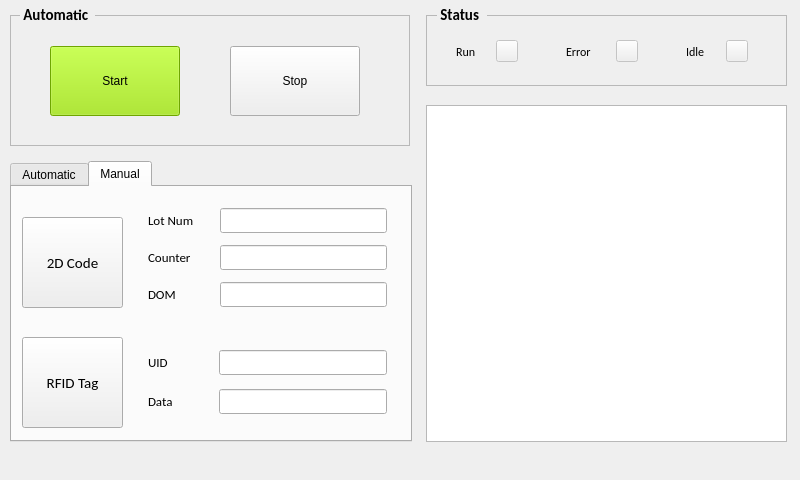
<?xml version="1.0" encoding="UTF-8"?>
<ui version="4.0">
 <class>window_main</class>
 <widget class="QMainWindow" name="window_main">
  <property name="geometry">
   <rect>
    <x>0</x>
    <y>0</y>
    <width>800</width>
    <height>480</height>
   </rect>
  </property>
  <property name="sizePolicy">
   <sizepolicy hsizetype="Fixed" vsizetype="Fixed">
    <horstretch>0</horstretch>
    <verstretch>0</verstretch>
   </sizepolicy>
  </property>
  <property name="maximumSize">
   <size>
    <width>800</width>
    <height>480</height>
   </size>
  </property>
  <property name="cursor">
   <cursorShape>BlankCursor</cursorShape>
  </property>
  <property name="windowTitle">
   <string>MainWindow</string>
  </property>
  <widget class="QWidget" name="centralWidget">
   <property name="sizePolicy">
    <sizepolicy hsizetype="Preferred" vsizetype="Fixed">
     <horstretch>0</horstretch>
     <verstretch>0</verstretch>
    </sizepolicy>
   </property>
   <property name="cursor">
    <cursorShape>BlankCursor</cursorShape>
   </property>
   <widget class="QFrame" name="frame_auto">
    <property name="geometry">
     <rect>
      <x>10</x>
      <y>15</y>
      <width>400</width>
      <height>131</height>
     </rect>
    </property>
    <property name="styleSheet">
     <string notr="true"/>
    </property>
    <property name="frameShape">
     <enum>QFrame::StyledPanel</enum>
    </property>
    <property name="frameShadow">
     <enum>QFrame::Plain</enum>
    </property>
    <property name="lineWidth">
     <number>1</number>
    </property>
    <widget class="QPushButton" name="btn_auto_start">
     <property name="geometry">
      <rect>
       <x>40</x>
       <y>31</y>
       <width>130</width>
       <height>70</height>
      </rect>
     </property>
     <property name="autoFillBackground">
      <bool>false</bool>
     </property>
     <property name="styleSheet">
      <string notr="true">background-color: rgb(155, 232, 0);</string>
     </property>
     <property name="text">
      <string>Start</string>
     </property>
    </widget>
    <widget class="QPushButton" name="btn_auto_stop">
     <property name="geometry">
      <rect>
       <x>220</x>
       <y>31</y>
       <width>130</width>
       <height>70</height>
      </rect>
     </property>
     <property name="text">
      <string>Stop</string>
     </property>
    </widget>
   </widget>
   <widget class="QFrame" name="frame_status">
    <property name="geometry">
     <rect>
      <x>426</x>
      <y>15</y>
      <width>361</width>
      <height>71</height>
     </rect>
    </property>
    <property name="frameShape">
     <enum>QFrame::StyledPanel</enum>
    </property>
    <widget class="QLabel" name="lbl_run">
     <property name="geometry">
      <rect>
       <x>30</x>
       <y>25</y>
       <width>31</width>
       <height>23</height>
      </rect>
     </property>
     <property name="font">
      <font>
       <family>Calibri</family>
       <pointsize>9</pointsize>
      </font>
     </property>
     <property name="text">
      <string>Run</string>
     </property>
    </widget>
    <widget class="QPushButton" name="btn_status_run">
     <property name="enabled">
      <bool>false</bool>
     </property>
     <property name="geometry">
      <rect>
       <x>70</x>
       <y>25</y>
       <width>22</width>
       <height>22</height>
      </rect>
     </property>
     <property name="sizePolicy">
      <sizepolicy hsizetype="Fixed" vsizetype="Fixed">
       <horstretch>0</horstretch>
       <verstretch>0</verstretch>
      </sizepolicy>
     </property>
     <property name="text">
      <string/>
     </property>
    </widget>
    <widget class="QLabel" name="lbl_idle">
     <property name="geometry">
      <rect>
       <x>260</x>
       <y>25</y>
       <width>31</width>
       <height>23</height>
      </rect>
     </property>
     <property name="font">
      <font>
       <family>Calibri</family>
       <pointsize>9</pointsize>
      </font>
     </property>
     <property name="text">
      <string>Idle</string>
     </property>
    </widget>
    <widget class="QLabel" name="lbl_error">
     <property name="geometry">
      <rect>
       <x>140</x>
       <y>25</y>
       <width>41</width>
       <height>23</height>
      </rect>
     </property>
     <property name="font">
      <font>
       <family>Calibri</family>
       <pointsize>9</pointsize>
      </font>
     </property>
     <property name="text">
      <string>Error</string>
     </property>
    </widget>
    <widget class="QPushButton" name="btn_status_err">
     <property name="enabled">
      <bool>false</bool>
     </property>
     <property name="geometry">
      <rect>
       <x>190</x>
       <y>25</y>
       <width>22</width>
       <height>22</height>
      </rect>
     </property>
     <property name="sizePolicy">
      <sizepolicy hsizetype="Fixed" vsizetype="Fixed">
       <horstretch>0</horstretch>
       <verstretch>0</verstretch>
      </sizepolicy>
     </property>
     <property name="text">
      <string/>
     </property>
    </widget>
    <widget class="QPushButton" name="btn_status_idle">
     <property name="enabled">
      <bool>false</bool>
     </property>
     <property name="geometry">
      <rect>
       <x>300</x>
       <y>25</y>
       <width>22</width>
       <height>22</height>
      </rect>
     </property>
     <property name="sizePolicy">
      <sizepolicy hsizetype="Fixed" vsizetype="Fixed">
       <horstretch>0</horstretch>
       <verstretch>0</verstretch>
      </sizepolicy>
     </property>
     <property name="text">
      <string/>
     </property>
    </widget>
   </widget>
   <widget class="QLabel" name="lbl_frame_auto">
    <property name="geometry">
     <rect>
      <x>20</x>
      <y>7</y>
      <width>75</width>
      <height>16</height>
     </rect>
    </property>
    <property name="font">
     <font>
      <family>Calibri</family>
      <pointsize>11</pointsize>
      <weight>75</weight>
      <bold>true</bold>
     </font>
    </property>
    <property name="autoFillBackground">
     <bool>true</bool>
    </property>
    <property name="frameShape">
     <enum>QFrame::NoFrame</enum>
    </property>
    <property name="text">
     <string> Automatic </string>
    </property>
   </widget>
   <widget class="QLabel" name="lbl_frame_status">
    <property name="geometry">
     <rect>
      <x>437</x>
      <y>7</y>
      <width>50</width>
      <height>16</height>
     </rect>
    </property>
    <property name="font">
     <font>
      <family>Calibri</family>
      <pointsize>11</pointsize>
      <weight>75</weight>
      <bold>true</bold>
     </font>
    </property>
    <property name="autoFillBackground">
     <bool>true</bool>
    </property>
    <property name="frameShape">
     <enum>QFrame::NoFrame</enum>
    </property>
    <property name="text">
     <string> Status</string>
    </property>
   </widget>
   <widget class="QTabWidget" name="tabWidget">
    <property name="geometry">
     <rect>
      <x>10</x>
      <y>161</y>
      <width>402</width>
      <height>281</height>
     </rect>
    </property>
    <property name="cursor">
     <cursorShape>BlankCursor</cursorShape>
    </property>
    <property name="tabPosition">
     <enum>QTabWidget::North</enum>
    </property>
    <property name="currentIndex">
     <number>1</number>
    </property>
    <widget class="QWidget" name="tab">
     <attribute name="title">
      <string>Automatic</string>
     </attribute>
     <widget class="QLabel" name="lbl_9">
      <property name="geometry">
       <rect>
        <x>298</x>
        <y>60</y>
        <width>16</width>
        <height>16</height>
       </rect>
      </property>
      <property name="font">
       <font>
        <family>Calibri</family>
        <pointsize>7</pointsize>
       </font>
      </property>
      <property name="layoutDirection">
       <enum>Qt::LeftToRight</enum>
      </property>
      <property name="text">
       <string>9</string>
      </property>
      <property name="alignment">
       <set>Qt::AlignCenter</set>
      </property>
      <property name="indent">
       <number>0</number>
      </property>
     </widget>
     <widget class="QLabel" name="lbl_10">
      <property name="geometry">
       <rect>
        <x>330</x>
        <y>60</y>
        <width>16</width>
        <height>16</height>
       </rect>
      </property>
      <property name="font">
       <font>
        <family>Calibri</family>
        <pointsize>7</pointsize>
       </font>
      </property>
      <property name="layoutDirection">
       <enum>Qt::LeftToRight</enum>
      </property>
      <property name="text">
       <string>10</string>
      </property>
      <property name="alignment">
       <set>Qt::AlignCenter</set>
      </property>
      <property name="indent">
       <number>0</number>
      </property>
     </widget>
     <widget class="QSlider" name="speed_slider">
      <property name="geometry">
       <rect>
        <x>32</x>
        <y>76</y>
        <width>315</width>
        <height>31</height>
       </rect>
      </property>
      <property name="sizePolicy">
       <sizepolicy hsizetype="Fixed" vsizetype="Fixed">
        <horstretch>0</horstretch>
        <verstretch>0</verstretch>
       </sizepolicy>
      </property>
      <property name="cursor">
       <cursorShape>BlankCursor</cursorShape>
      </property>
      <property name="minimum">
       <number>1</number>
      </property>
      <property name="maximum">
       <number>10</number>
      </property>
      <property name="singleStep">
       <number>1</number>
      </property>
      <property name="pageStep">
       <number>1</number>
      </property>
      <property name="value">
       <number>1</number>
      </property>
      <property name="sliderPosition">
       <number>1</number>
      </property>
      <property name="tracking">
       <bool>true</bool>
      </property>
      <property name="orientation">
       <enum>Qt::Horizontal</enum>
      </property>
      <property name="invertedControls">
       <bool>false</bool>
      </property>
      <property name="tickPosition">
       <enum>QSlider::TicksAbove</enum>
      </property>
      <property name="tickInterval">
       <number>1</number>
      </property>
     </widget>
     <widget class="QLabel" name="lbl_delay">
      <property name="geometry">
       <rect>
        <x>35</x>
        <y>26</y>
        <width>111</width>
        <height>16</height>
       </rect>
      </property>
      <property name="font">
       <font>
        <family>Calibri</family>
        <pointsize>10</pointsize>
       </font>
      </property>
      <property name="text">
       <string>Verzögerungszeit</string>
      </property>
     </widget>
     <widget class="QLabel" name="lbl_6">
      <property name="geometry">
       <rect>
        <x>200</x>
        <y>60</y>
        <width>16</width>
        <height>16</height>
       </rect>
      </property>
      <property name="font">
       <font>
        <family>Calibri</family>
        <pointsize>7</pointsize>
       </font>
      </property>
      <property name="layoutDirection">
       <enum>Qt::LeftToRight</enum>
      </property>
      <property name="text">
       <string>6</string>
      </property>
      <property name="alignment">
       <set>Qt::AlignCenter</set>
      </property>
      <property name="indent">
       <number>0</number>
      </property>
     </widget>
     <widget class="QLabel" name="lbl_4">
      <property name="geometry">
       <rect>
        <x>133</x>
        <y>60</y>
        <width>16</width>
        <height>16</height>
       </rect>
      </property>
      <property name="font">
       <font>
        <family>Calibri</family>
        <pointsize>7</pointsize>
       </font>
      </property>
      <property name="layoutDirection">
       <enum>Qt::LeftToRight</enum>
      </property>
      <property name="text">
       <string>4</string>
      </property>
      <property name="alignment">
       <set>Qt::AlignCenter</set>
      </property>
      <property name="indent">
       <number>0</number>
      </property>
     </widget>
     <widget class="QLabel" name="lbl_3">
      <property name="geometry">
       <rect>
        <x>101</x>
        <y>60</y>
        <width>16</width>
        <height>16</height>
       </rect>
      </property>
      <property name="font">
       <font>
        <family>Calibri</family>
        <pointsize>7</pointsize>
       </font>
      </property>
      <property name="layoutDirection">
       <enum>Qt::LeftToRight</enum>
      </property>
      <property name="text">
       <string>3</string>
      </property>
      <property name="alignment">
       <set>Qt::AlignCenter</set>
      </property>
      <property name="indent">
       <number>0</number>
      </property>
     </widget>
     <widget class="QLabel" name="lbl_7">
      <property name="geometry">
       <rect>
        <x>233</x>
        <y>60</y>
        <width>16</width>
        <height>16</height>
       </rect>
      </property>
      <property name="font">
       <font>
        <family>Calibri</family>
        <pointsize>7</pointsize>
       </font>
      </property>
      <property name="layoutDirection">
       <enum>Qt::LeftToRight</enum>
      </property>
      <property name="text">
       <string>7</string>
      </property>
      <property name="alignment">
       <set>Qt::AlignCenter</set>
      </property>
      <property name="indent">
       <number>0</number>
      </property>
     </widget>
     <widget class="QLabel" name="lbl_8">
      <property name="geometry">
       <rect>
        <x>266</x>
        <y>60</y>
        <width>16</width>
        <height>16</height>
       </rect>
      </property>
      <property name="font">
       <font>
        <family>Calibri</family>
        <pointsize>7</pointsize>
       </font>
      </property>
      <property name="layoutDirection">
       <enum>Qt::LeftToRight</enum>
      </property>
      <property name="text">
       <string>8</string>
      </property>
      <property name="alignment">
       <set>Qt::AlignCenter</set>
      </property>
      <property name="indent">
       <number>0</number>
      </property>
     </widget>
     <widget class="QCheckBox" name="chk_delay">
      <property name="geometry">
       <rect>
        <x>155</x>
        <y>26</y>
        <width>91</width>
        <height>17</height>
       </rect>
      </property>
      <property name="font">
       <font>
        <family>Calibri</family>
        <pointsize>10</pointsize>
       </font>
      </property>
      <property name="text">
       <string>Aktivieren</string>
      </property>
      <property name="checked">
       <bool>true</bool>
      </property>
     </widget>
     <widget class="QLabel" name="lbl_1">
      <property name="geometry">
       <rect>
        <x>37</x>
        <y>60</y>
        <width>16</width>
        <height>16</height>
       </rect>
      </property>
      <property name="font">
       <font>
        <family>Calibri</family>
        <pointsize>7</pointsize>
       </font>
      </property>
      <property name="layoutDirection">
       <enum>Qt::LeftToRight</enum>
      </property>
      <property name="text">
       <string>1</string>
      </property>
      <property name="alignment">
       <set>Qt::AlignCenter</set>
      </property>
      <property name="indent">
       <number>0</number>
      </property>
     </widget>
     <widget class="QLabel" name="lbl_5">
      <property name="geometry">
       <rect>
        <x>167</x>
        <y>60</y>
        <width>16</width>
        <height>16</height>
       </rect>
      </property>
      <property name="font">
       <font>
        <family>Calibri</family>
        <pointsize>7</pointsize>
       </font>
      </property>
      <property name="layoutDirection">
       <enum>Qt::LeftToRight</enum>
      </property>
      <property name="text">
       <string>5</string>
      </property>
      <property name="alignment">
       <set>Qt::AlignCenter</set>
      </property>
      <property name="indent">
       <number>0</number>
      </property>
     </widget>
     <widget class="QLabel" name="lbl_2">
      <property name="geometry">
       <rect>
        <x>69</x>
        <y>60</y>
        <width>16</width>
        <height>16</height>
       </rect>
      </property>
      <property name="font">
       <font>
        <family>Calibri</family>
        <pointsize>7</pointsize>
       </font>
      </property>
      <property name="layoutDirection">
       <enum>Qt::LeftToRight</enum>
      </property>
      <property name="text">
       <string>2</string>
      </property>
      <property name="alignment">
       <set>Qt::AlignCenter</set>
      </property>
      <property name="indent">
       <number>0</number>
      </property>
     </widget>
     <widget class="QPushButton" name="btn_calculate_speed">
      <property name="geometry">
       <rect>
        <x>30</x>
        <y>150</y>
        <width>111</width>
        <height>61</height>
       </rect>
      </property>
      <property name="text">
       <string>Zeit 
berechnen</string>
      </property>
     </widget>
     <widget class="QLineEdit" name="txt_speed_result">
      <property name="geometry">
       <rect>
        <x>170</x>
        <y>170</y>
        <width>61</width>
        <height>25</height>
       </rect>
      </property>
      <property name="sizePolicy">
       <sizepolicy hsizetype="Preferred" vsizetype="Maximum">
        <horstretch>0</horstretch>
        <verstretch>0</verstretch>
       </sizepolicy>
      </property>
      <property name="maximumSize">
       <size>
        <width>16777215</width>
        <height>25</height>
       </size>
      </property>
      <property name="font">
       <font>
        <family>Calibri</family>
        <pointsize>10</pointsize>
        <kerning>true</kerning>
       </font>
      </property>
      <property name="cursor">
       <cursorShape>BlankCursor</cursorShape>
      </property>
      <property name="readOnly">
       <bool>true</bool>
      </property>
     </widget>
     <widget class="QLabel" name="lbl_speed_result">
      <property name="geometry">
       <rect>
        <x>240</x>
        <y>170</y>
        <width>47</width>
        <height>25</height>
       </rect>
      </property>
      <property name="text">
       <string>[s]</string>
      </property>
     </widget>
    </widget>
    <widget class="QWidget" name="tab_2">
     <attribute name="title">
      <string>Manual</string>
     </attribute>
     <widget class="QWidget" name="gridLayoutWidget">
      <property name="geometry">
       <rect>
        <x>125</x>
        <y>10</y>
        <width>261</width>
        <height>121</height>
       </rect>
      </property>
      <layout class="QGridLayout" name="gridLayout">
       <property name="verticalSpacing">
        <number>12</number>
       </property>
       <item row="0" column="0">
        <widget class="QLabel" name="lbl_lot">
         <property name="font">
          <font>
           <family>Calibri</family>
           <pointsize>10</pointsize>
          </font>
         </property>
         <property name="text">
          <string>Lot Num</string>
         </property>
        </widget>
       </item>
       <item row="1" column="2">
        <widget class="QLineEdit" name="txt_counter">
         <property name="sizePolicy">
          <sizepolicy hsizetype="Expanding" vsizetype="Maximum">
           <horstretch>0</horstretch>
           <verstretch>0</verstretch>
          </sizepolicy>
         </property>
         <property name="maximumSize">
          <size>
           <width>16777215</width>
           <height>25</height>
          </size>
         </property>
         <property name="font">
          <font>
           <family>Calibri</family>
           <pointsize>10</pointsize>
           <kerning>true</kerning>
          </font>
         </property>
         <property name="cursor">
          <cursorShape>BlankCursor</cursorShape>
         </property>
         <property name="readOnly">
          <bool>true</bool>
         </property>
        </widget>
       </item>
       <item row="0" column="2">
        <widget class="QLineEdit" name="txt_lot">
         <property name="sizePolicy">
          <sizepolicy hsizetype="Preferred" vsizetype="Maximum">
           <horstretch>0</horstretch>
           <verstretch>0</verstretch>
          </sizepolicy>
         </property>
         <property name="maximumSize">
          <size>
           <width>16777215</width>
           <height>25</height>
          </size>
         </property>
         <property name="font">
          <font>
           <family>Calibri</family>
           <pointsize>10</pointsize>
           <kerning>true</kerning>
          </font>
         </property>
         <property name="cursor">
          <cursorShape>BlankCursor</cursorShape>
         </property>
         <property name="readOnly">
          <bool>true</bool>
         </property>
        </widget>
       </item>
       <item row="2" column="2">
        <widget class="QLineEdit" name="txt_dom">
         <property name="sizePolicy">
          <sizepolicy hsizetype="Expanding" vsizetype="Maximum">
           <horstretch>0</horstretch>
           <verstretch>0</verstretch>
          </sizepolicy>
         </property>
         <property name="maximumSize">
          <size>
           <width>16777215</width>
           <height>25</height>
          </size>
         </property>
         <property name="font">
          <font>
           <family>Calibri</family>
           <pointsize>10</pointsize>
           <kerning>true</kerning>
          </font>
         </property>
         <property name="cursor">
          <cursorShape>BlankCursor</cursorShape>
         </property>
         <property name="readOnly">
          <bool>true</bool>
         </property>
        </widget>
       </item>
       <item row="0" column="1">
        <spacer name="horizontalSpacer">
         <property name="orientation">
          <enum>Qt::Horizontal</enum>
         </property>
         <property name="sizeType">
          <enum>QSizePolicy::Fixed</enum>
         </property>
         <property name="sizeHint" stdset="0">
          <size>
           <width>20</width>
           <height>20</height>
          </size>
         </property>
        </spacer>
       </item>
       <item row="1" column="0">
        <widget class="QLabel" name="lbl_counter">
         <property name="font">
          <font>
           <family>Calibri</family>
           <pointsize>10</pointsize>
          </font>
         </property>
         <property name="text">
          <string>Counter</string>
         </property>
        </widget>
       </item>
       <item row="2" column="1">
        <spacer name="horizontalSpacer_3">
         <property name="orientation">
          <enum>Qt::Horizontal</enum>
         </property>
         <property name="sizeType">
          <enum>QSizePolicy::Fixed</enum>
         </property>
         <property name="sizeHint" stdset="0">
          <size>
           <width>20</width>
           <height>20</height>
          </size>
         </property>
        </spacer>
       </item>
       <item row="1" column="1">
        <spacer name="horizontalSpacer_2">
         <property name="orientation">
          <enum>Qt::Horizontal</enum>
         </property>
         <property name="sizeType">
          <enum>QSizePolicy::Fixed</enum>
         </property>
         <property name="sizeHint" stdset="0">
          <size>
           <width>20</width>
           <height>20</height>
          </size>
         </property>
        </spacer>
       </item>
       <item row="2" column="0">
        <widget class="QLabel" name="lbl_dom">
         <property name="font">
          <font>
           <family>Calibri</family>
           <pointsize>10</pointsize>
          </font>
         </property>
         <property name="text">
          <string>DOM</string>
         </property>
        </widget>
       </item>
      </layout>
     </widget>
     <widget class="QPushButton" name="btn_man_rfid">
      <property name="geometry">
       <rect>
        <x>10</x>
        <y>150</y>
        <width>101</width>
        <height>91</height>
       </rect>
      </property>
      <property name="font">
       <font>
        <family>Calibri</family>
        <pointsize>11</pointsize>
       </font>
      </property>
      <property name="text">
       <string>RFID Tag</string>
      </property>
     </widget>
     <widget class="QPushButton" name="btn_man_datamatrix">
      <property name="geometry">
       <rect>
        <x>10</x>
        <y>30</y>
        <width>101</width>
        <height>91</height>
       </rect>
      </property>
      <property name="font">
       <font>
        <family>Calibri</family>
        <pointsize>11</pointsize>
       </font>
      </property>
      <property name="text">
       <string>2D Code</string>
      </property>
     </widget>
     <widget class="QWidget" name="gridLayoutWidget_2">
      <property name="geometry">
       <rect>
        <x>125</x>
        <y>150</y>
        <width>261</width>
        <height>91</height>
       </rect>
      </property>
      <layout class="QGridLayout" name="gridLayout_2">
       <property name="verticalSpacing">
        <number>12</number>
       </property>
       <item row="0" column="0">
        <widget class="QLabel" name="lbl_uid">
         <property name="font">
          <font>
           <family>Calibri</family>
           <pointsize>10</pointsize>
          </font>
         </property>
         <property name="text">
          <string>UID</string>
         </property>
        </widget>
       </item>
       <item row="1" column="0">
        <widget class="QLabel" name="lbl_data">
         <property name="font">
          <font>
           <family>Calibri</family>
           <pointsize>10</pointsize>
          </font>
         </property>
         <property name="text">
          <string>Data</string>
         </property>
        </widget>
       </item>
       <item row="0" column="1">
        <spacer name="horizontalSpacer_4">
         <property name="orientation">
          <enum>Qt::Horizontal</enum>
         </property>
         <property name="sizeType">
          <enum>QSizePolicy::Fixed</enum>
         </property>
         <property name="sizeHint" stdset="0">
          <size>
           <width>40</width>
           <height>20</height>
          </size>
         </property>
        </spacer>
       </item>
       <item row="0" column="2">
        <widget class="QLineEdit" name="txt_uid">
         <property name="sizePolicy">
          <sizepolicy hsizetype="Expanding" vsizetype="Maximum">
           <horstretch>0</horstretch>
           <verstretch>0</verstretch>
          </sizepolicy>
         </property>
         <property name="maximumSize">
          <size>
           <width>16777215</width>
           <height>25</height>
          </size>
         </property>
         <property name="font">
          <font>
           <family>Calibri</family>
           <pointsize>10</pointsize>
           <kerning>true</kerning>
          </font>
         </property>
         <property name="cursor">
          <cursorShape>BlankCursor</cursorShape>
         </property>
         <property name="readOnly">
          <bool>true</bool>
         </property>
        </widget>
       </item>
       <item row="1" column="1">
        <spacer name="horizontalSpacer_6">
         <property name="orientation">
          <enum>Qt::Horizontal</enum>
         </property>
         <property name="sizeType">
          <enum>QSizePolicy::Fixed</enum>
         </property>
         <property name="sizeHint" stdset="0">
          <size>
           <width>40</width>
           <height>20</height>
          </size>
         </property>
        </spacer>
       </item>
       <item row="1" column="2">
        <widget class="QLineEdit" name="txt_data">
         <property name="sizePolicy">
          <sizepolicy hsizetype="Expanding" vsizetype="Maximum">
           <horstretch>0</horstretch>
           <verstretch>0</verstretch>
          </sizepolicy>
         </property>
         <property name="maximumSize">
          <size>
           <width>16777215</width>
           <height>25</height>
          </size>
         </property>
         <property name="font">
          <font>
           <family>Calibri</family>
           <pointsize>10</pointsize>
           <kerning>true</kerning>
          </font>
         </property>
         <property name="cursor">
          <cursorShape>BlankCursor</cursorShape>
         </property>
         <property name="readOnly">
          <bool>true</bool>
         </property>
        </widget>
       </item>
      </layout>
     </widget>
    </widget>
   </widget>
   <widget class="QTextEdit" name="txt_console">
    <property name="geometry">
     <rect>
      <x>426</x>
      <y>105</y>
      <width>361</width>
      <height>337</height>
     </rect>
    </property>
    <property name="font">
     <font>
      <family>Calibri</family>
      <pointsize>10</pointsize>
     </font>
    </property>
    <property name="cursor" stdset="0">
     <cursorShape>BlankCursor</cursorShape>
    </property>
    <property name="frameShadow">
     <enum>QFrame::Plain</enum>
    </property>
    <property name="lineWidth">
     <number>2</number>
    </property>
    <property name="undoRedoEnabled">
     <bool>false</bool>
    </property>
    <property name="readOnly">
     <bool>true</bool>
    </property>
    <property name="textInteractionFlags">
     <set>Qt::NoTextInteraction</set>
    </property>
   </widget>
  </widget>
  <widget class="QMenuBar" name="menuBar">
   <property name="geometry">
    <rect>
     <x>0</x>
     <y>0</y>
     <width>800</width>
     <height>21</height>
    </rect>
   </property>
  </widget>
 </widget>
 <layoutdefault spacing="6" margin="11"/>
 <resources/>
 <connections/>
</ui>
